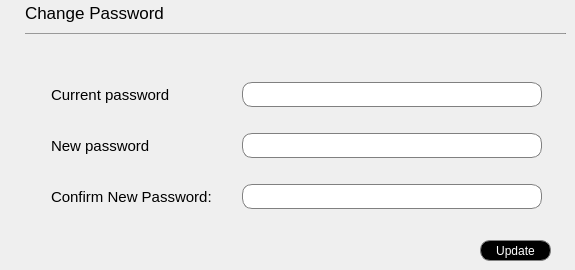
                     <widget class="QWidget" name="page_2">
                      <widget class="QLabel" name="label_17">
                       <property name="geometry">
                        <rect>
                         <x>25</x>
                         <y>2</y>
                         <width>151</width>
                         <height>21</height>
                        </rect>
                       </property>
                       <property name="font">
                        <font>
                         <pointsize>13</pointsize>
                        </font>
                       </property>
                       <property name="text">
                        <string>Change Password</string>
                       </property>
                      </widget>
                      <widget class="Line" name="line_3">
                       <property name="geometry">
                        <rect>
                         <x>25</x>
                         <y>33</y>
                         <width>541</width>
                         <height>1</height>
                        </rect>
                       </property>
                       <property name="maximumSize">
                        <size>
                         <width>16777215</width>
                         <height>1</height>
                        </size>
                       </property>
                       <property name="styleSheet">
                        <string notr="true">background-color: rgb(133, 133, 133);</string>
                       </property>
                       <property name="orientation">
                        <enum>Qt::Orientation::Horizontal</enum>
                       </property>
                      </widget>
                      <widget class="QWidget" name="layoutWidget_6">
                       <property name="geometry">
                        <rect>
                         <x>51</x>
                         <y>132</y>
                         <width>491</width>
                         <height>27</height>
                        </rect>
                       </property>
                       <layout class="QHBoxLayout" name="horizontalLayout_10">
                        <property name="spacing">
                         <number>30</number>
                        </property>
                        <item>
                         <widget class="QLabel" name="label_19">
                          <property name="font">
                           <font>
                            <pointsize>11</pointsize>
                           </font>
                          </property>
                          <property name="text">
                           <string>New password</string>
                          </property>
                         </widget>
                        </item>
                        <item>
                         <widget class="QLineEdit" name="newpass">
                          <property name="minimumSize">
                           <size>
                            <width>300</width>
                            <height>25</height>
                           </size>
                          </property>
                          <property name="maximumSize">
                           <size>
                            <width>300</width>
                            <height>16777215</height>
                           </size>
                          </property>
                          <property name="styleSheet">
                           <string notr="true">QLineEdit{
padding-left:20px;
border: 1px solid gray;
border-radius: 10px;
background-color: rgb(255, 255, 255);
}</string>
                          </property>
                          <property name="echoMode">
                           <enum>QLineEdit::EchoMode::Password</enum>
                          </property>
                         </widget>
                        </item>
                       </layout>
                      </widget>
                      <widget class="QWidget" name="layoutWidget_7">
                       <property name="geometry">
                        <rect>
                         <x>51</x>
                         <y>183</y>
                         <width>491</width>
                         <height>27</height>
                        </rect>
                       </property>
                       <layout class="QHBoxLayout" name="horizontalLayout_11">
                        <property name="spacing">
                         <number>30</number>
                        </property>
                        <item>
                         <widget class="QLabel" name="label_20">
                          <property name="font">
                           <font>
                            <pointsize>11</pointsize>
                           </font>
                          </property>
                          <property name="text">
                           <string>Confirm New Password:</string>
                          </property>
                         </widget>
                        </item>
                        <item>
                         <widget class="QLineEdit" name="newpass2">
                          <property name="minimumSize">
                           <size>
                            <width>300</width>
                            <height>25</height>
                           </size>
                          </property>
                          <property name="maximumSize">
                           <size>
                            <width>300</width>
                            <height>16777215</height>
                           </size>
                          </property>
                          <property name="styleSheet">
                           <string notr="true">QLineEdit{
padding-left:20px;
border: 1px solid gray;
border-radius: 10px;
background-color: rgb(255, 255, 255);
}</string>
                          </property>
                          <property name="echoMode">
                           <enum>QLineEdit::EchoMode::Password</enum>
                          </property>
                         </widget>
                        </item>
                       </layout>
                      </widget>
                      <widget class="QPushButton" name="Changepass">
                       <property name="geometry">
                        <rect>
                         <x>480</x>
                         <y>240</y>
                         <width>71</width>
                         <height>21</height>
                        </rect>
                       </property>
                       <property name="styleSheet">
                        <string notr="true">QPushButton{
border: 1px solid gray;
border-radius: 10px;
background-color: rgb(0, 0, 0);
color:white;
}</string>
                       </property>
                       <property name="text">
                        <string>Update</string>
                       </property>
                      </widget>
                      <widget class="QLabel" name="error1">
                       <property name="geometry">
                        <rect>
                         <x>240</x>
                         <y>110</y>
                         <width>241</width>
                         <height>16</height>
                        </rect>
                       </property>
                       <property name="font">
                        <font>
                         <pointsize>8</pointsize>
                        </font>
                       </property>
                       <property name="styleSheet">
                        <string notr="true">color: rgb(255, 0, 0);
border:none</string>
                       </property>
                       <property name="text">
                        <string/>
                       </property>
                      </widget>
                      <widget class="QLabel" name="error2">
                       <property name="geometry">
                        <rect>
                         <x>240</x>
                         <y>210</y>
                         <width>241</width>
                         <height>16</height>
                        </rect>
                       </property>
                       <property name="font">
                        <font>
                         <pointsize>8</pointsize>
                        </font>
                       </property>
                       <property name="styleSheet">
                        <string notr="true">color: rgb(255, 0, 0);
border:none</string>
                       </property>
                       <property name="text">
                        <string/>
                       </property>
                      </widget>
                      <widget class="QWidget" name="layoutWidget8">
                       <property name="geometry">
                        <rect>
                         <x>51</x>
                         <y>81</y>
                         <width>491</width>
                         <height>27</height>
                        </rect>
                       </property>
                       <layout class="QHBoxLayout" name="horizontalLayout_9">
                        <property name="spacing">
                         <number>30</number>
                        </property>
                        <item>
                         <widget class="QLabel" name="label_18">
                          <property name="font">
                           <font>
                            <pointsize>11</pointsize>
                           </font>
                          </property>
                          <property name="text">
                           <string>Current password</string>
                          </property>
                         </widget>
                        </item>
                        <item>
                         <widget class="QLineEdit" name="currentpass">
                          <property name="minimumSize">
                           <size>
                            <width>300</width>
                            <height>25</height>
                           </size>
                          </property>
                          <property name="maximumSize">
                           <size>
                            <width>300</width>
                            <height>16777215</height>
                           </size>
                          </property>
                          <property name="styleSheet">
                           <string notr="true">QLineEdit{
padding-left:20px;
border: 1px solid gray;
border-radius: 10px;
background-color: rgb(255, 255, 255);
}</string>
                          </property>
                          <property name="echoMode">
                           <enum>QLineEdit::EchoMode::Password</enum>
                          </property>
                         </widget>
                        </item>
                       </layout>
                      </widget>
                     </widget>
